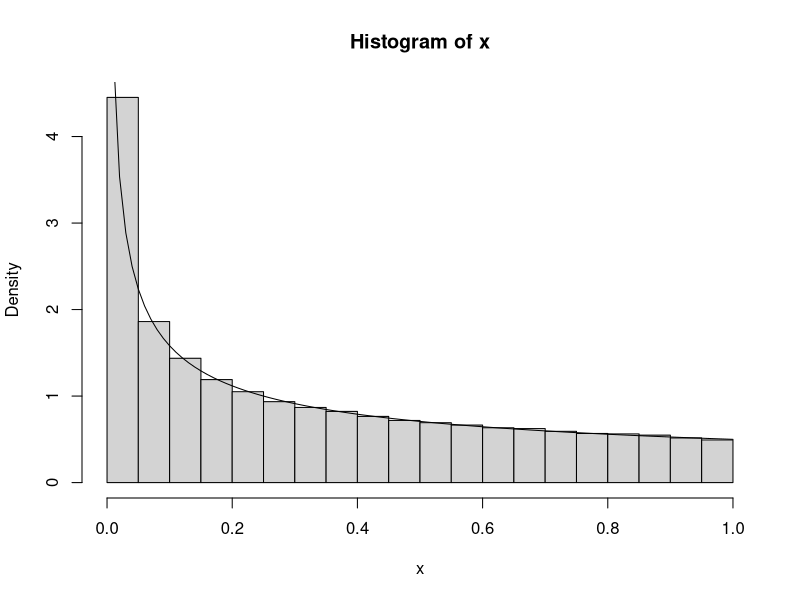

Generate this figure with R:
# ---- Aufgabe 1 ----
u <- runif(100000, 0, 1)

g <- function(u){u^2}

x <- g(u)
x

hist(x, freq = FALSE)
f_x <- seq(0,1,0.01)
f <- function(x){1/(2*sqrt(x))}
lines(f_x, f(f_x))


# ---- Aufgabe 3 ----
pnorm(250, mean = 100*2.4, sd=sqrt(100*4))

      